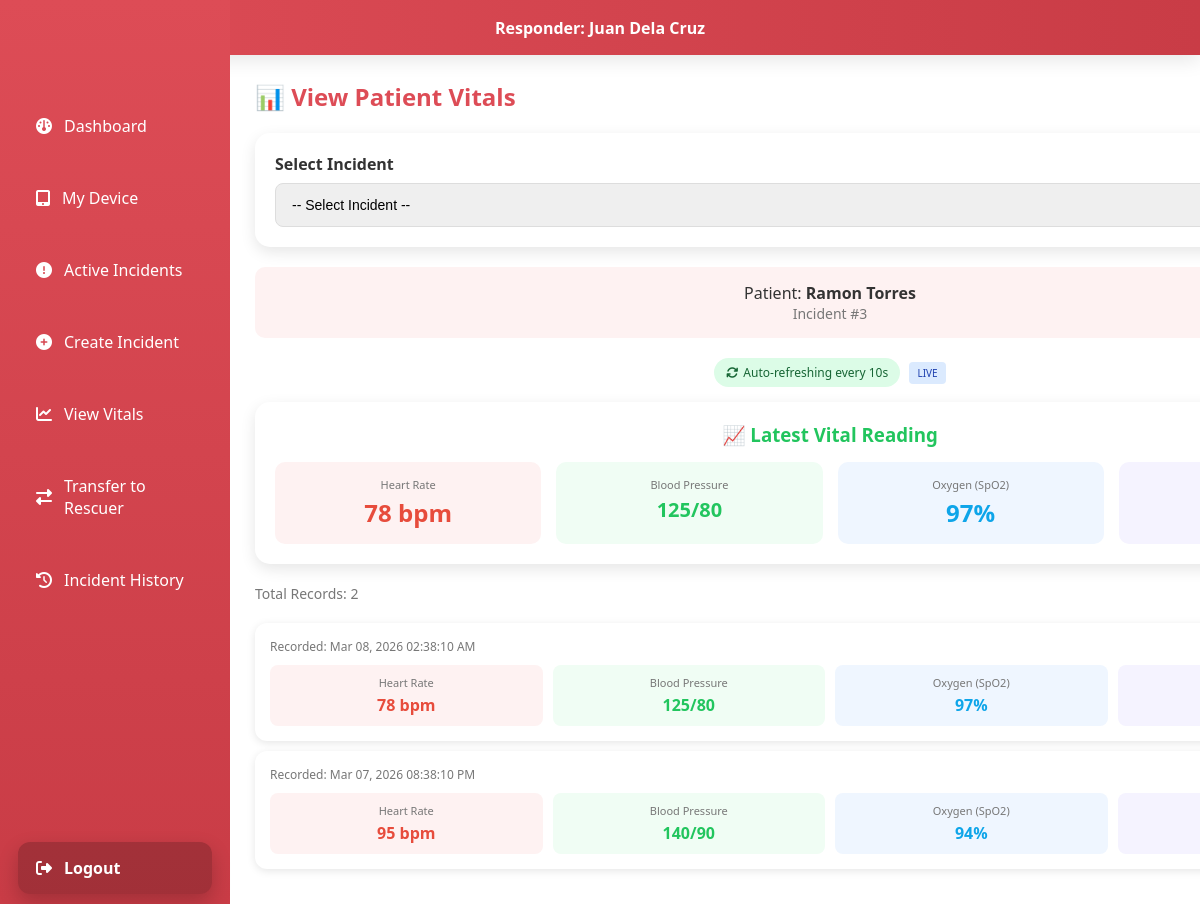
Page /roles/responder/patient_vitals.php?incident_id=3 (signed in) on the committed database.
### tables this page shows
CREATE TABLE IF NOT EXISTS patient (
    pat_id INT PRIMARY KEY AUTO_INCREMENT,
    pat_name VARCHAR(100) NOT NULL,
    birthdate DATE NOT NULL,
    contact_number VARCHAR(15) DEFAULT NULL,
    created_at TIMESTAMP DEFAULT CURRENT_TIMESTAMP
);

CREATE TABLE IF NOT EXISTS vitalstat (
    vital_id INT PRIMARY KEY AUTO_INCREMENT,
    incident_id INT NOT NULL,
    recorded_by ENUM('responder','rescuer') NOT NULL,
    bp_systolic INT DEFAULT NULL,
    bp_diastolic INT DEFAULT NULL,
    heart_rate INT DEFAULT NULL,
    oxygen_level INT DEFAULT NULL,
    recorded_at TIMESTAMP NOT NULL DEFAULT CURRENT_TIMESTAMP,
    FOREIGN KEY (incident_id) REFERENCES incident(incident_id) ON DELETE CASCADE ON UPDATE CASCADE
);

### roles/responder/patient_vitals.php (the view, shortened to what this page needs)
<?php
include("../../database/connection.php");
$incident_id = $_GET['incident_id'] ?? 0;
$patient_name = "";
$vitals = [];
if ($incident_id > 0) {
    $pat_stmt = $conn->prepare("
        SELECT p.pat_name FROM patient p
        JOIN incident i ON i.pat_id = p.pat_id
        WHERE i.incident_id = ?
    ");
    $pat_stmt->bind_param("i", $incident_id);
    $pat_stmt->execute();
    $pat_result = $pat_stmt->get_result();
    if ($pat_result->num_rows > 0) {
        $patient = $pat_result->fetch_assoc();
        $patient_name = $patient['pat_name'];
    }
    $vitals_stmt = $conn->prepare("
        SELECT * FROM vitalstat
        WHERE incident_id = ?
        ORDER BY recorded_at DESC
    ");
    $vitals_stmt->bind_param("i", $incident_id);
    $vitals_stmt->execute();
    $vitals_result = $vitals_stmt->get_result();
    while ($row = $vitals_result->fetch_assoc()) {
        $vitals[] = $row;
    }
}
?>
<!DOCTYPE html>
<html lang="en">
<head>
<link rel="stylesheet" href="../../assets/css/styles.css">
</head>
<body>
<header class="topbar">
Responder: <?php echo isset($_SESSION['responder_name']) ? $_SESSION['responder_name'] : 'Medical Monitoring'; ?>
</header>
<nav id="sidebar">
<a href="dashboard.php"><i class="fa fa-gauge"></i> Dashboard</a>
<a href="device.php"><i class="fa fa-tablet"></i> My Device</a>
<a href="active_incidents.php"><i class="fa fa-exclamation-circle"></i> Active Incidents</a>
<a href="create_incident.php"><i class="fa fa-plus-circle"></i> Create Incident</a>
<a href="patient_vitals.php"><i class="fa fa-line-chart"></i> View Vitals</a>
<a href="transfer_incident.php"><i class="fa fa-exchange"></i> Transfer to Rescuer</a>
<a href="incident_history.php"><i class="fa fa-history"></i> Incident History</a>
<a href="../../api/auth/logout.php"><i class="fa fa-sign-out"></i> Logout</a>
</nav>
<main class="container" style="display:block;overflow-y:auto;width:100%;">
<h2 style="color:#dd4c56;margin-bottom:20px;">📊 View Patient Vitals</h2>
<div style="background:white;padding:20px;border-radius:15px;box-shadow:0 5px 15px rgba(0,0,0,0.1);width:100%;margin-bottom:20px;">
    <label style="display:block;margin-bottom:8px;font-weight:600;color:#333;">Select Incident</label>
    <select id="incidentSelector" onchange="window.location.href='patient_vitals.php?incident_id='+this.value" style="width:100%;padding:12px;border:1px solid #ddd;border-radius:8px;font-size:14px;">
        <option value="">-- Select Incident --</option>
    </select>
</div>
<?php if($incident_id > 0 && $patient_name): ?>
<div style="background:#fef2f2;padding:15px;border-radius:10px;margin-bottom:20px;text-align:center;">
    <p style="color:#333;font-size:16px;">Patient: <strong><?php echo htmlspecialchars($patient_name); ?></strong></p>
    <p style="color:#777;font-size:14px;">Incident #<?php echo $incident_id; ?></p>
</div>
<div style="text-align:center;margin-bottom:15px;">
    <span style="display:inline-flex;align-items:center;background:#dcfce7;color:#166534;padding:6px 12px;border-radius:20px;font-size:12px;">
        <i class="fa fa-refresh fa-spin" style="margin-right:5px;"></i> Auto-refreshing every 10s
    </span>
    <span class="auto-badge">LIVE</span>
</div>
<?php if(count($vitals) > 0): ?>
<div style="background:white;padding:20px;border-radius:15px;box-shadow:0 5px 15px rgba(0,0,0,0.1);width:100%;margin-bottom:20px;">
    <h3 style="color:#22c55e;margin-bottom:15px;text-align:center;">📈 Latest Vital Reading</h3>
    <div style="display:grid;grid-template-columns:repeat(4,1fr);gap:15px;text-align:center;">
        <div style="background:#fef2f2;padding:15px;border-radius:10px;">
            <div class="vital-label">Heart Rate</div>
            <div style="font-size:24px;font-weight:800;color:#e74c3c;">
                <?php echo $vitals[0]['heart_rate'] > 0 ? $vitals[0]['heart_rate'] . ' bpm' : '-'; ?>
            </div>
        </div>
        <div style="background:#f0fdf4;padding:15px;border-radius:10px;">
            <div class="vital-label">Blood Pressure</div>
            <div style="font-size:20px;font-weight:bold;color:#22c55e;">
                <?php echo ($vitals[0]['bp_systolic'] > 0 ? $vitals[0]['bp_systolic'] : '-') . '/' . ($vitals[0]['bp_diastolic'] > 0 ? $vitals[0]['bp_diastolic'] : '-'); ?>
            </div>
        </div>
        <div style="background:#eff6ff;padding:15px;border-radius:10px;">
            <div class="vital-label">Oxygen (SpO2)</div>
            <div style="font-size:24px;font-weight:800;color:#0ea5e9;">
                <?php echo $vitals[0]['oxygen_level'] > 0 ? $vitals[0]['oxygen_level'] . '%' : '-'; ?>
            </div>
        </div>
        <div style="background:#f5f3ff;padding:15px;border-radius:10px;">
            <div class="vital-label">Last Updated</div>
            <div style="font-size:14px;font-weight:bold;color:#7c3aed;">
            </div>
        </div>
    </div>
</div>
<?php endif; ?>
<?php if(count($vitals) > 0): ?>
    <div style="margin-bottom:20px;">
        <p style="color:#777;font-size:14px;margin-bottom:10px;">Total Records: <?php echo count($vitals); ?></p>
    </div>
    <?php foreach($vitals as $vital): ?>
    <div class="vital-card">
        <div style="display:flex;justify-content:space-between;align-items:center;margin-bottom:10px;">
            <p style="color:#777;font-size:12px;">
                Recorded: <?php echo date('M d, Y h:i:s A', strtotime($vital['recorded_at'])); ?>
            </p>
        </div>
        <div class="vital-grid">
            <div class="vital-item heart-rate">
                <div class="vital-label">Heart Rate</div>
                <div class="vital-value" style="color:#e74c3c;">
                    <?php echo $vital['heart_rate'] > 0 ? $vital['heart_rate'] . ' bpm' : '-'; ?>
                </div>
            </div>
            <div class="vital-item bp">
                <div class="vital-label">Blood Pressure</div>
                <div class="vital-value" style="color:#22c55e;">
                    <?php echo ($vital['bp_systolic'] > 0 ? $vital['bp_systolic'] : '-') . '/' . ($vital['bp_diastolic'] > 0 ? $vital['bp_diastolic'] : '-'); ?>
                </div>
            </div>
            <div class="vital-item oxygen">
                <div class="vital-label">Oxygen (SpO2)</div>
                <div class="vital-value" style="color:#0ea5e9;">
                    <?php echo $vital['oxygen_level'] > 0 ? $vital['oxygen_level'] . '%' : '-'; ?>
                </div>
            </div>
            <div class="vital-item time">
                <div class="vital-label">Time</div>
                <div class="vital-value" style="color:#7c3aed;">
                </div>
            </div>
        </div>
    </div>
    <?php endforeach; ?>
<?php endif; ?>
<?php elseif($incident_id > 0): ?>
<div style="background:white;padding:40px;border-radius:15px;box-shadow:0 5px 15px rgba(0,0,0,0.1);width:100%;text-align:center;">
    <p style="color:#777;font-size:18px;">Invalid incident selected</p>
</div>
<?php endif; ?>
</main>
</body>
</html>

### assets/css/styles.css (style rules this page uses)
* { margin:0; padding:0; box-sizing:border-box; }
body { font-family:"Segoe UI", sans-serif; background:linear-gradient(135deg,#e3e9f2,#f6f8fc); color:#111; overflow-x:hidden; }
.topbar { position:fixed; top:0; left:0; width:100%; height:55px; display:flex; align-items:center; justify-content:center; background:linear-gradient(90deg,#dd4c56,#c93c46); color:white; font-weight:700; z-index:900; box-shadow:0 5px 20px rgba(0,0,0,.1); }
#sidebar { position:fixed; left:0; top:0; width:230px; height:100vh; padding-top:90px; background:linear-gradient(180deg,#dd4c56,#c93c46); display:flex; flex-direction:column; z-index:1000; }
#sidebar a { display:flex; align-items:center; gap:12px; color:white; text-decoration:none; padding:15px 18px; margin:10px 18px; border-radius:12px; transition:.3s; }
#sidebar a:last-child { margin-top:auto; background:rgba(0,0,0,.2); font-weight:600; box-shadow:0 8px 20px rgba(0,0,0,.2); }
.container { position:fixed; top:55px; left:230px; width:calc(100% - 230px); height:calc(100vh - 55px); display:flex; justify-content:center; align-items:center; padding:25px; }

### roles/responder/patient_vitals.php (style rules this page uses)
.vital-card { background: white; padding: 15px; border-radius: 12px; box-shadow: 0 2px 8px rgba(0,0,0,0.1); margin-bottom: 10px; }
.vital-grid { display: grid; grid-template-columns: repeat(4, 1fr); gap: 10px; text-align: center; }
.vital-item { padding: 10px; border-radius: 8px; }
.heart-rate { background: #fef2f2; }
.bp { background: #f0fdf4; }
.oxygen { background: #eff6ff; }
.time { background: #f5f3ff; }
.vital-label { font-size: 11px; color: #777; margin-bottom: 4px; }
.vital-value { font-size: 16px; font-weight: bold; }
.auto-badge { display: inline-block; background: #dbeafe; color: #1e40af; padding: 4px 8px; border-radius: 4px; font-size: 10px; margin-left: 5px; }

### rows in the picture
patient: pat_name "Ramon Torres"
vitalstat: heart_rate "78", bp_systolic "125", bp_diastolic "80", oxygen_level "97", recorded_at "Mar 08, 2026 02:38:10 AM"
vitalstat: recorded_at "Mar 07, 2026 08:38:10 PM", heart_rate "95", bp_systolic "140", bp_diastolic "90", oxygen_level "94"

### other values in the picture
$_SESSION['responder_name'] "Juan Dela Cruz"
$incident_id "3"
count($vitals) "2"
